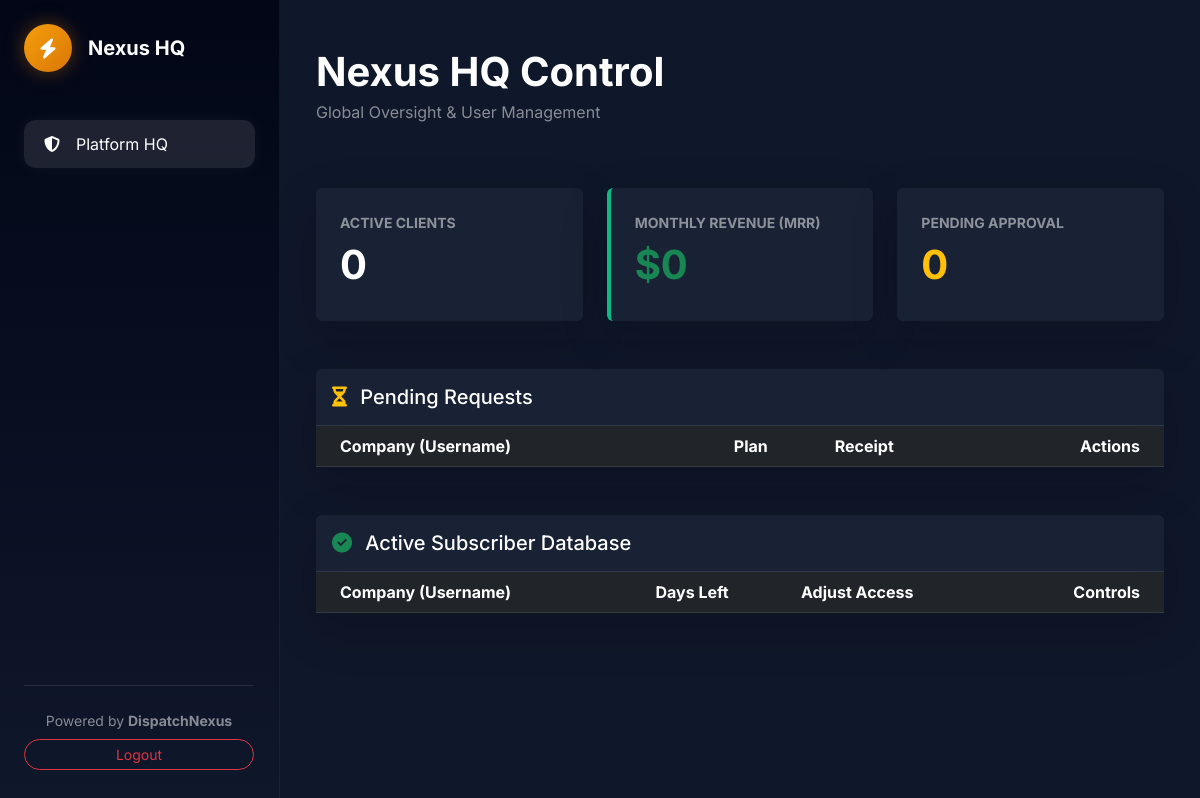
/nexus-hq-control/ (signed in), run on an earlier commit of the app's database.
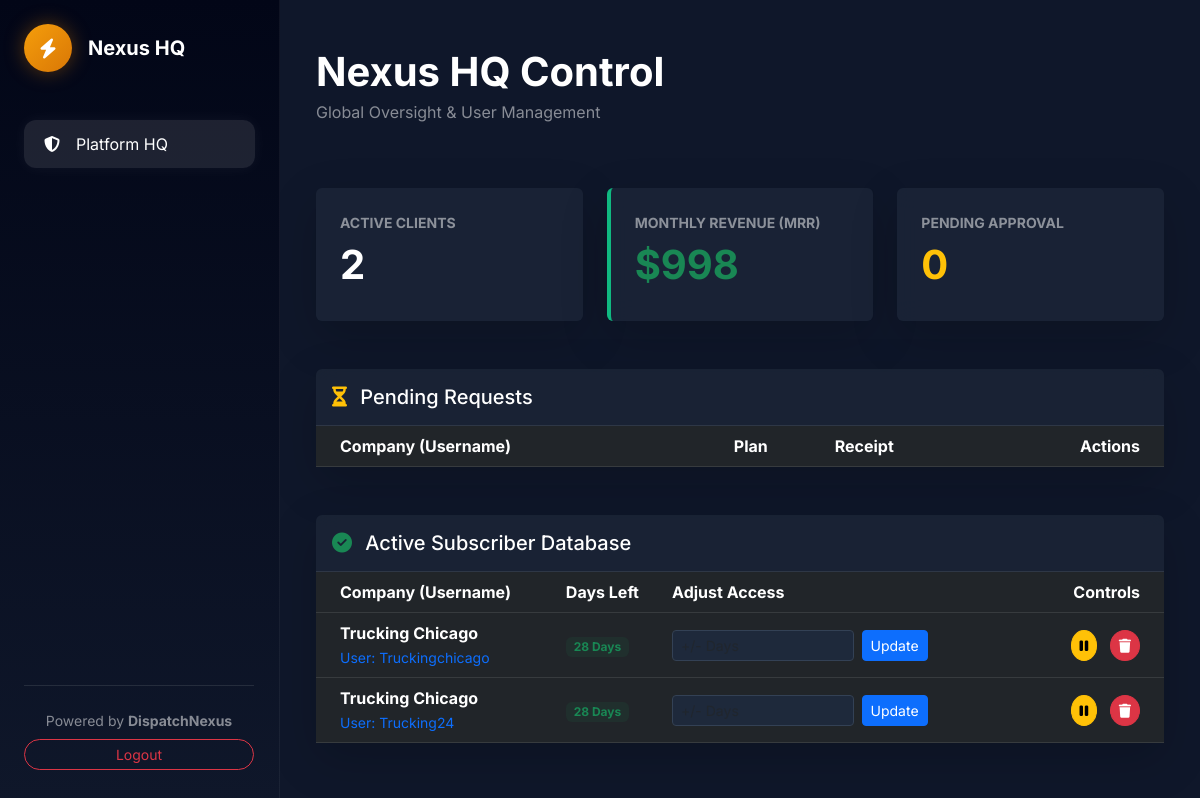
And on a later commit of the database.
### core/models.py (models this page shows, shortened)
class Company(models.Model):
    owner = models.OneToOneField(User, on_delete=models.CASCADE, related_name='owned_company')
    name = models.CharField(max_length=100)
    dot_number = models.CharField(max_length=50, blank=True)
    phone = models.CharField(max_length=20, blank=True)
    address = models.TextField(blank=True)
    city = models.CharField(max_length=50, blank=True)
    state = models.CharField(max_length=50, blank=True)
    zip_code = models.CharField(max_length=20, blank=True)
    mc_cert = models.FileField(upload_to='compliance/mc/', blank=True, null=True)
    mc_expiry = models.DateField(null=True, blank=True)
    insurance_cert = models.FileField(upload_to='compliance/ins/', blank=True, null=True)
    insurance_expiry = models.DateField(null=True, blank=True)
    w9_cert = models.FileField(upload_to='compliance/w9/', blank=True, null=True)
    plan_type = models.CharField(max_length=20, choices=[('starter', 'Starter'), ('pro', 'Pro'), ('enterprise', 'Enterprise')], default='starter')
    is_active = models.BooleanField(default=False)
    subscription_end_date = models.DateTimeField(null=True, blank=True)
    payment_receipt = models.ImageField(upload_to='receipts/', blank=True, null=True)
    payment_submitted_at = models.DateTimeField(null=True, blank=True)
    @property
    def days_remaining(self):
        if self.subscription_end_date and self.is_active:
            delta = self.subscription_end_date - timezone.now()
            return max(0, delta.days)
        return 0

### core/views.py (the view)
# urls.py: path('nexus-hq-control/', views.super_admin_desk, name='super_admin_desk'),
@user_passes_test(lambda u: u.is_superuser)
def super_admin_desk(request):
    pending = Company.objects.filter(is_active=False).exclude(payment_submitted_at__isnull=True)
    active = Company.objects.filter(is_active=True)
    plan_prices = {'starter': 99, 'pro': 199, 'enterprise': 499}
    mrr = sum(plan_prices.get(str(c.plan_type).lower(), 0) for c in active)
    stats = {'total_clients': active.count(), 'mrr': mrr, 'pending_count': pending.count()}
    return render(request, 'super_admin_desk.html', {'pending': pending, 'active': active, 'stats': stats})

### templates/super_admin_desk.html (shortened to what this page needs)
{% extends "base.html" %}
{% block content %}
<div class="container-fluid mt-4">
    <div class="d-flex justify-content-between align-items-center mb-5">
        <div>
            <h1 class="fw-bold text-white mb-1">Nexus HQ Control</h1>
            <p class="text-white-50">Global Oversight & User Management</p>
        </div>
    </div>
    <div class="row g-4 mb-5">
        <div class="col-md-4">
            <div class="card p-4 border-0 bg-dark shadow-lg">
                <small class="text-uppercase text-white-50 fw-bold">Active Clients</small>
                <h2 class="text-white display-6 fw-bold mt-2">{{ stats.total_clients }}</h2>
            </div>
        </div>
        <div class="col-md-4">
            <div class="card p-4 border-0 bg-dark shadow-lg" style="border-left: 4px solid #10b981 !important;">
                <small class="text-uppercase text-white-50 fw-bold">Monthly Revenue (MRR)</small>
                <h2 class="text-success display-6 fw-bold mt-2">${{ stats.mrr }}</h2>
            </div>
        </div>
        <div class="col-md-4">
            <div class="card p-4 border-0 bg-dark shadow-lg">
                <small class="text-uppercase text-white-50 fw-bold">Pending Approval</small>
                <h2 class="text-warning display-6 fw-bold mt-2">{{ stats.pending_count }}</h2>
            </div>
        </div>
    </div>
    <div class="card border-0 shadow-lg mb-5">
        <div class="card-header py-3 border-bottom border-secondary border-opacity-25">
            <h5 class="text-white mb-0"><i class="fas fa-hourglass-half text-warning me-2"></i> Pending Requests</h5>
        </div>
        <div class="table-responsive">
            <table class="table table-dark align-middle mb-0">
                <thead>
                    <tr>
                        <th class="ps-4">Company (Username)</th>
                        <th>Plan</th>
                        <th>Receipt</th>
                        <th class="text-end pe-4">Actions</th>
                    </tr>
                </thead>
            </table>
        </div>
    </div>
    <div class="card border-0 shadow-lg">
        <div class="card-header py-3 border-bottom border-secondary border-opacity-25">
            <h5 class="text-white mb-0"><i class="fas fa-check-circle text-success me-2"></i> Active Subscriber Database</h5>
        </div>
        <div class="table-responsive">
            <table class="table table-dark align-middle mb-0">
                <thead>
                    <tr>
                        <th class="ps-4">Company (Username)</th>
                        <th>Days Left</th>
                        <th>Adjust Access</th>
                        <th class="text-end pe-4">Controls</th>
                    </tr>
                </thead>
                <tbody>
                    {% for c in active %}
                    <tr>
                        <td class="ps-4">
                            <span class="fw-bold d-block">{{ c.name }}</span>
                            <small class="text-primary">User: {{ c.owner.username }}</small> </td>
                        <td>
                            <span class="badge bg-opacity-10 {% if c.days_remaining < 5 %}bg-danger text-danger{% else %}bg-success text-success{% endif %}">
                                {{ c.days_remaining }} Days
                            </span>
                        </td>
                        <td>
                            <form action="{% url 'edit_access_days' c.id %}" method="POST" class="d-flex gap-2">
                                <input type="number" name="days" placeholder="+/- Days" class="form-control form-control-sm w-50 bg-dark text-white border-secondary">
                                <button type="submit" class="btn btn-sm btn-primary">Update</button>
                            </form>
                        </td>
                        <td class="text-end pe-4">
                            <a href="{% url 'pause_company' c.id %}" class="btn btn-sm btn-warning rounded-circle" title="Pause"><i class="fas fa-pause"></i></a>
                            <a href="{% url 'delete_company' c.id %}" class="btn btn-sm btn-danger rounded-circle ms-2" onclick="return confirm('Full Delete?')" title="Delete"><i class="fas fa-trash"></i></a>
                        </td>
                    </tr>
                    {% endfor %}
                </tbody>
            </table>
        </div>
    </div>
</div>
{% endblock %}

### templates/base.html (shortened to what this page needs)
<!DOCTYPE html>
<html lang="en">
<head>
    <link href="https://cdn.jsdelivr.net/npm/bootstrap@5.3.0/dist/css/bootstrap.min.css" rel="stylesheet">
    <link href="https://cdnjs.cloudflare.com/ajax/libs/font-awesome/6.4.0/css/all.min.css" rel="stylesheet">
</head>
<body>
    <div class="d-flex">
        {% if user.is_authenticated and user.userprofile.company.is_active or user.is_superuser %}
        <div class="sidebar-luxury p-4">
            <a href="/" class="d-flex align-items-center mb-5 text-decoration-none">
                <div class="rounded-circle d-flex align-items-center justify-content-center me-3"
                     style="width: 48px; height: 48px; background: linear-gradient(135deg, #f59e0b 0%, #d97706 100%); box-shadow: 0 0 20px rgba(217, 119, 6, 0.4);">
                    <i class="fas fa-bolt text-white fa-lg"></i>
                </div>
                <div><h5 class="fw-bold text-white mb-0">Nexus HQ</h5></div>
            </a>
            <ul class="nav flex-column mb-auto">
                {% if user.is_superuser %}
                    <li class="nav-item"><a href="{% url 'super_admin_desk' %}" class="nav-link-luxury active"><i class="fas fa-shield-alt me-3"></i>Platform HQ</a></li>
                {% endif %}
            </ul>
            <div class="mt-auto pt-4 border-top border-secondary border-opacity-25 text-center" style="position: absolute; bottom: 30px; width: 230px;">
                <p class="text-white-50 small mb-2">Powered by <strong>DispatchNexus</strong></p>
                <a href="{% url 'logout' %}" class="btn btn-sm btn-outline-danger w-100 rounded-pill">Logout</a>
            </div>
        </div>
        {% endif %}
        <div class="main-content p-4 {% if not user.is_authenticated or not user.userprofile.company.is_active and not user.is_superuser %}full-width{% endif %}">
            {% block content %}{% endblock %}
        </div>
    </div>
</body>
</html>

### templates/base.html (style rules this page uses)
body { font-family: 'Inter', sans-serif; background-color: #0f172a; color: #e2e8f0; margin: 0; }
.card { background: rgba(30, 41, 59, 0.7) !important; backdrop-filter: blur(12px); border: 1px solid rgba(255, 255, 255, 0.08); color: #fff; }
.sidebar-luxury { background: linear-gradient(180deg, #020617 0%, #0f172a 100%); border-right: 1px solid rgba(255,255,255,0.05); min-height: 100vh; width: 280px; position: fixed; z-index: 1000; }
.nav-link-luxury { color: #94a3b8; border-radius: 12px; margin-bottom: 5px; padding: 12px 20px; text-decoration: none; display: block; transition: all 0.2s; }
.nav-link-luxury:hover, .nav-link-luxury.active { background: rgba(255, 255, 255, 0.1); color: #fff; box-shadow: 0 0 15px rgba(255, 255, 255, 0.05); }
.main-content { margin-left: 280px; width: calc(100% - 280px); min-height: 100vh; }
.form-control, .form-select { background-color: #1e293b !important; border: 1px solid #334155 !important; color: #fff !important; }

What changed in the data, as far as the page shows it:
added Company: name "Trucking Chicago", owner.username "Truckingchicago", days_remaining "28"
added Company: name "Trucking Chicago", owner.username "Trucking24", days_remaining "28"
Also different on the page:
{{ stats.total_clients }}: "0" → "2"
{{ stats.mrr }}: "0" → "998"
